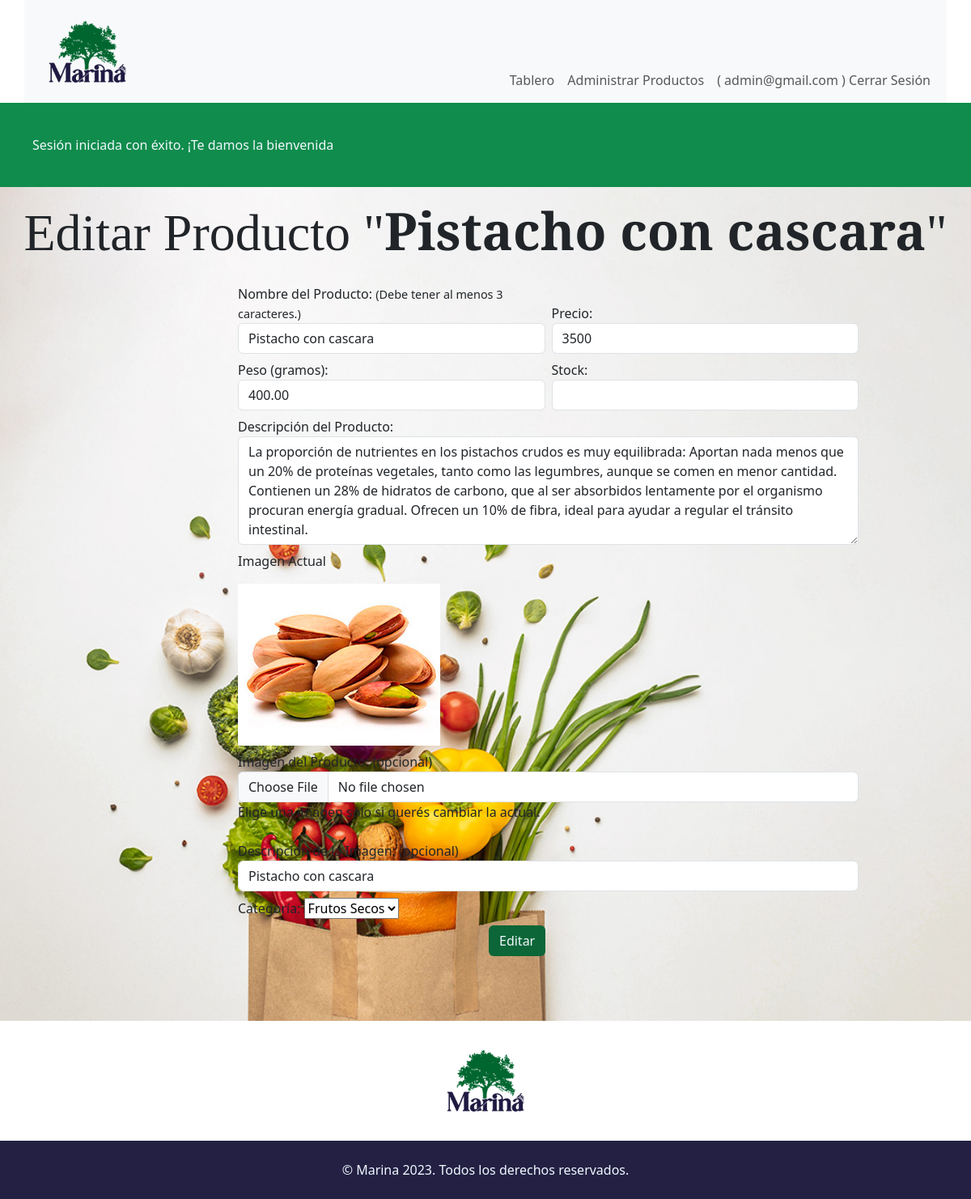
The app's page /sitio/admin/index.php?section=edit-product-view&id=2 (signed in) with its own data.
### tables this page shows
CREATE TABLE `users` (
  `user_id` int(10) UNSIGNED NOT NULL,
  `role_fk` tinyint(3) UNSIGNED NOT NULL,
  `email` varchar(255) NOT NULL,
  `password` varchar(255) NOT NULL,
  `name` varchar(60) NOT NULL,
  `lastname` varchar(60) NOT NULL
);

CREATE TABLE `products` (
  `product_id` int(10) UNSIGNED NOT NULL,
  `category_fk` tinyint(3) UNSIGNED NOT NULL,
  `user_fk` int(10) UNSIGNED NOT NULL,
  `name_product` varchar(200) DEFAULT NULL,
  `price` decimal(10,2) DEFAULT NULL,
  `weight` decimal(10,2) DEFAULT NULL,
  `detail_product` text DEFAULT NULL,
  `img` varchar(255) DEFAULT NULL,
  `img_description` varchar(255) DEFAULT NULL,
  `stock` int(11) DEFAULT NULL
);

CREATE TABLE `categories` (
  `category_id` tinyint(3) UNSIGNED NOT NULL,
  `category` varchar(45) NOT NULL
);

### sitio/bootstrap/autoload.php (called while the page is built, shortened)
<?php
spl_autoload_register(function(string $className) {
    $className = substr($className, 4);
    $classFile = $className . '.php';
    $classPath = __DIR__ . '/../classes/' . $classFile;
});

### sitio/classes/Authentication/Authentication.php (called while the page is built, shortened)
<?php
class Authentication
{
    protected ?User $user = null;
    public function isAuthenticated(): bool
    {
        return isset($_SESSION['user_id']);
    }
    public function getId(): ?int
    {
        return $this->isAuthenticated() ? $_SESSION['user_id'] : null;
    }
    public function getUser(): ?User
    {
        if(!$this -> user){
            $this -> user = (new User()) -> byId($this -> getId());
        }
        return $this -> user;
    }
}

### sitio/classes/Models/User.php (called while the page is built, shortened)
<?php
class User
{
    protected int $role_fk;
    protected string $email;
    public function byId(string $id): ?self
    {
        $db = DBConexion::getDB();
        $query = "SELECT * FROM users
        WHERE user_id = ?";
        $stmt = $db->prepare($query);
        $stmt->execute([$id]);
        $stmt->setFetchMode(PDO::FETCH_CLASS, self::class);
        $user = $stmt->fetch();
        return $user;
    }
    public function isAdmin(): bool
    {
        return $this->role_fk === 1;
    }
    public function getEmail()
    {
        return $this->email;
    }
}

### sitio/classes/Models/Product.php (called while the page is built, shortened)
<?php
class Product{
    protected int $product_id = 0;
    protected int $category_fk = 0;
    protected string $name_product = "";
    protected int $price = 0;
    protected string $weight = "";
    protected string $detail_product = "";
    protected ?string $img = "";
    protected ?string $img_description = "";
    protected ?string $stock = "";
    public function byId(int $id): ?self
    {
        $db = DBConexion::getDB();
        $query = "SELECT * FROM products
                WHERE product_id = :id";
        $stmt = $db->prepare($query);
        $stmt->execute(['id' => $id]);
        $stmt->setFetchMode(PDO::FETCH_CLASS, self::class);
        $product = $stmt->fetch();
        return $product;
    }
    public function getId_product()
    {
        return $this->product_id;
    }
    public function getName_product()
    {
        return $this->name_product;
    }
    public function getPrice()
    {
        return $this->price;
    }
    public function getWeight()
    {
        return $this->weight;
    }
    public function getDetail_product()
    {
        return $this->detail_product;
    }
    public function getImg()
    {
        return $this->img;
    }
    public function getImg_description()
    {
        return $this->img_description;
    }
    public function getStock()
    {
        return $this->stock;
    }
    public function getCategory_fk()
    {
        return $this->category_fk;
    }
}

### sitio/classes/Models/Category.php (called while the page is built, shortened)
<?php
class Category{
    protected int $category_id;
    protected string $category;
    public function allCategories(): array
    {
        $db = DBConexion::getDB();
        $query = "SELECT * FROM categories";
        $stmt = $db->prepare($query);
        $stmt -> execute();
        $stmt -> setFetchMode(PDO::FETCH_CLASS, self::class);
        return $stmt->fetchAll();
    }
    public function getCategory()
    {
        return $this->category;
    }
    public function getCategory_id()
    {
        return $this->category_id;
    }
}

### sitio/admin/vistas/edit-product-view.php (the view, shortened to what this page needs)
<?php
$product = (new Product())->byId($_GET['id']);
if(isset($_SESSION['mistakes'])) {
    $mistakes = $_SESSION['mistakes'];
    unset($_SESSION['mistakes']);
} else {
    $mistakes = [];
}
if(isset($_SESSION['oldData'])) {
    $oldData = $_SESSION['oldData'];
    unset($_SESSION['oldData']);
} else {
    $oldData = [];
}
$categories = (new Category())->allCategories();
?>
<main>
    <div class="contact-container-background">
        <section class="d-flex flex-column justify-content-evenly align-items-center titles-admin-cont">
            <h1 class="h title-section-admin">Editar Producto "<b><?= $product->getName_product();?></b>" </h1>
        </section>
        <div class="container d-flex justify-content-center product-form">
            <form action="acciones/edit-product.php?id=<?= $product->getId_product(); ?>" method="POST" enctype="multipart/form-data" class="col-md-10 row g-2 d-flex flex-row align-items-end justify-content-end">
                <div class="col-md-5">
                    <label for="name_product">Nombre del Producto: <span class="form-help" id="help-product-name"> (Debe tener al menos 3 caracteres.) </span> </label>
                    <input type="text" id="name_product" name="name_product" class="form-control"
                    value="<?= $oldData['name_product'] ?? $product->getName_product();?>"
                    aria-describedby="help-product-name <?= isset($mistakes['product']) ? 'name-error' : '';?>"
                    >
                </div>
                <div class="col-md-5">
                    <label for="price">Precio:</label>
                    <input type="number" id="price"
                    value="<?= $oldData['price'] ?? $product->getPrice();?>"
                    name="price" class="form-control"
                    >
                </div>
                <div class="col-md-5">
                    <label for="weight">Peso (gramos):</label>
                    <input type="number" id="weight"
                    value="<?= $oldData['weight'] ?? $product->getWeight();?>"
                    name="weight" class="form-control"
                    >
                </div>
                <div class="col-md-5">
                    <label for="stock">Stock:</label>
                    <input type="number" id="stock"
                    value="<?= $oldData['stock'] ?? $product->getStock();?>"
                    name="stock" class="form-control"
                    >
                </div>
                <div class="col-md-10">
                    <label for="detail_product">Descripción del Producto:</label>
                    <textarea class="form-control" name="detail_product" id="detail_product" cols="20" rows="5"  placeholder="Escribir Detalle del Nuevo Producto"
                    ><?= $oldData['detail_product'] ?? $product->getDetail_product();?></textarea>
                </div>
                <div class="col-md-10">
                    <p>Imagen Actual</p>
                    <?php
                if(!empty($product->getImg())):
                ?>
                <img src="<?= '../images/products/' . $product->getImg(); ?>" alt="">
                <?php
                else:
                ?>
                <p><i>No tiene una imagen.</i></p>
                <?php
                endif;
                ?>
                </div>
                <div class="col-md-10">
                    <label for="img">Imagen del Producto: (opcional)</label>
                    <input type="file" id="img" name="img" class="form-control"
                    aria-describedby="help-image">
                    <p  id="help-image">Elige una imagen solo si querés cambiar la actual.</p>
                </div>
                <div class="col-md-10">
                    <label for="img_description">Descripción de la Imagen: (opcional)</label>
                    <input type="text" id="img_description"
                    value="<?= $oldData['img_description'] ?? $product->getImg_description();?>"
                    name="img_description" class="form-control">
                </div>
                <div class="col-md-10">
                    <label for="category_fk">Categoría:</label>
                    <select name="category_fk" id="category_fk">
                    <?php
                    foreach($categories as $category):
                    ?>
                    <option value="<?=$category->getCategory_id(); ?>"
                    <?=$category->getCategory_id() == ($oldData['category_fk'] ?? $product->getCategory_fk()) ? 'selected' : ''; ?>>
                    <?=$category->getCategory(); ?>
                </option>
                    <?php
                    endforeach;
                    ?>
                    </select>
                </div>
                <div class="col-md-6">
                    <button class="btn color-btn" type="submit">Editar</button>
                </div>
            </form>
        </div>
    </div>
</main>

### sitio/admin/index.php (shortened to what this page needs)
<?php
$ruta = $_GET['section'] ?? 'home';
$whiteList = [
    'home' => [
        'title' => 'Tablero Principal',
        'requiresAuthentication' => 'true'
    ],
    'new-product' => [
        'title' => 'Crear producto',
        'requiresAuthentication' => 'true'
    ],
    'store' => [
        'title' => 'Administración de Productos',
        'requiresAuthentication' => 'true'
    ],
    'delete-product-view' => [
        'title' => 'Eliminar Producto',
        'requiresAuthentication' => 'true'
    ],
    'edit-product-view' => [
        'title' => 'Editar Producto',
        'requiresAuthentication' => 'true'
    ],
    'login-view' => ['title' => 'Ingresar al Panel de Administración'],
    '404' => [
        'title' => 'Página no encontrada',
        'requiresAuthentication' => 'true'
    ],
];
$rutaConfig = $whiteList[$ruta];
$authentication = new Authentication();
$requiresAuthentication = $rutaConfig['requiresAuthentication'] ?? false;
if (
    $requiresAuthentication &&
    (
        !$authentication->isAuthenticated() ||
        !$authentication->getUser()->isAdmin()
    )
) {
    $_SESSION['failMessage'] = "Para acceder a esta sección se requiere iniciar sesión como Administrador.";
    header("Location: index.php?section=login-view");
    exit;
}
$paginaActual = $rutaConfig['title'];
function activeNavBar($nombre, $paginaActual)
{
    return ($paginaActual == $nombre) ? 'active' : '';
}
?>
<!DOCTYPE html>
<html lang="es">
<head>
    <link href="https://cdn.jsdelivr.net/npm/bootstrap@5.3.2/dist/css/bootstrap.min.css" rel="stylesheet">
    <link rel="stylesheet" href="../styles/styles.css">
    <link rel="stylesheet" href="https://cdn.jsdelivr.net/npm/bootstrap-icons@1.11.1/font/bootstrap-icons.css">
</head>
<body>
    <header>
        <nav class="navbar navbar-expand-lg bg-body-tertiary container">
            <div class="container-fluid align-items-end">
                <a class="navbar-brand <?php echo activeNavBar('Página Principal', $paginaActual) ?>" href="index.php?section=home">
                    <img src="../images/logo.png" alt="Logotipo de la tienda Marina" class="d-inline-block align-text-top logo mx-3">
                </a>
                <div class="collapse navbar-collapse justify-content-end" id="navbarNav">
                    <?php
                    if ($authentication->isAuthenticated() && $authentication ->getUser()->isAdmin()) :
                    ?>
                        <ul class="navbar-nav">
                            <li class="nav-item">
                                <a class="nav-link <?php echo activeNavBar('Página Principal', $paginaActual) ?>" aria-current="page" href="index.php?section=home">Tablero</a>
                            </li>
                            <li class="nav-item ">
                                <a class="nav-link <?php echo activeNavBar('Tienda',  $paginaActual) ?>" href="index.php?section=store">Administrar Productos</a>
                            </li>
                            <li>
                                <form action="acciones/log-out.php" method="post">
                                    <button type="submit" class="nav-link">(
                                        <?= $authentication->getUser()->getEmail(); ?> ) Cerrar Sesión</button>
                                </form>
                            </li>
                        </ul>
                    <?php
                    endif;
                    ?>
                </div>
            </div>
        </nav>
    </header>
    <div>
        <?php
        if (isset($_SESSION['successMessage'])) : ?>
            <div class="msg-success"><?= $_SESSION['successMessage']; ?></div>
        <?php
        endif;
        ?>
    </div>
    <?php
    require __DIR__ . '/vistas/' . $ruta . '.php';
    ?>
    <footer class="d-flex flex-column align-items-center">
        <div>
            <img src="../images/logo.png" alt="logo Marina" class="logo">
        </div>
        <div class="p-footer">
            <p class="text-center">© Marina 2023. Todos los derechos reservados.</p>
        </div>
    </footer>
</body>
</html>

### sitio/styles/styles.css (style rules this page uses)
.h { font-family: 'Playfair Display', serif; }
.contact-container-background { background-image: url(../images/fondo.jpg); background-size: cover; background-repeat: no-repeat; padding-bottom: 10vh; }
footer :first-child { margin: 1vw; }
.p-footer { background-color: #232043; color: aliceblue; width: 100%; padding: 1vw; }
ul { list-style-type: none; padding-left: 0%; }
.color-btn { background-color: #0c6637; color: aliceblue; transition: transform 0.3s; }
.msg-success { background-color: #108c4c; padding: 5vh; color: aliceblue; }
.titles-admin-cont { height: 10vw; }
.form-help { font-size: 0.9rem; }
@media only screen and (min-width: 1025px) { .logo { height: 100px; } }
@media only screen and (min-width: 1025px) { .title-section-admin { font-size: 4rem; } }

### records on screen
users: email "admin@gmail.com"
products: name_product "Pistacho con cascara", price "3500", weight "400.00", detail_product "La proporción de nutrientes en los pistachos crudos es muy equilibrada: Aportan nada menos que un 20% de proteínas vegetales, tanto como las legumbres, aunque se comen en menor cantidad. Contienen un 28% de hidratos de carbono, que al ser absorbidos lentamente por el organismo procuran energía gradual. Ofrecen un 10% de fibra, ideal para ayudar a regular el tránsito intestinal.", img (picture), img_description "Pistacho con cascara", category_fk "Frutos Secos"

### other values on screen
$_SESSION['successMessage'] "Sesión iniciada con éxito. ¡Te damos la bienvenida"
